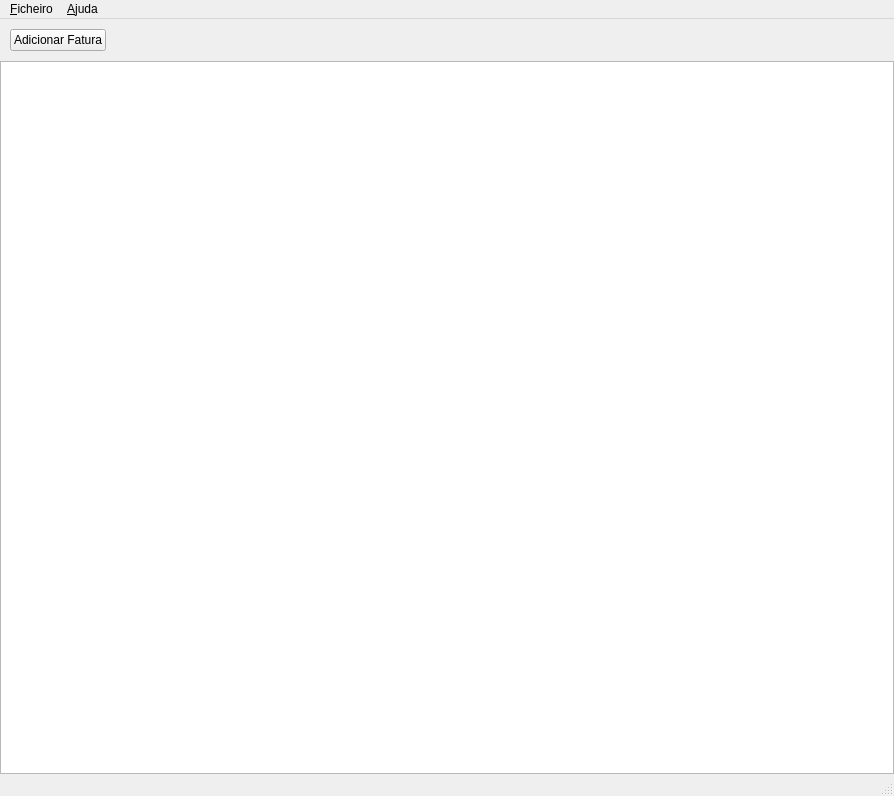
<?xml version="1.0" encoding="UTF-8"?>
<ui version="4.0">
 <class>MainWindow</class>
 <widget class="QMainWindow" name="MainWindow">
  <property name="geometry">
   <rect>
    <x>0</x>
    <y>0</y>
    <width>894</width>
    <height>796</height>
   </rect>
  </property>
  <property name="windowTitle">
   <string>MainWindow</string>
  </property>
  <widget class="QWidget" name="centralwidget">
   <layout class="QGridLayout" name="gridLayout">
    <property name="leftMargin">
     <number>0</number>
    </property>
    <property name="topMargin">
     <number>0</number>
    </property>
    <property name="rightMargin">
     <number>0</number>
    </property>
    <property name="bottomMargin">
     <number>0</number>
    </property>
    <property name="spacing">
     <number>0</number>
    </property>
    <item row="0" column="0">
     <layout class="QHBoxLayout" name="horizontalLayout">
      <property name="spacing">
       <number>6</number>
      </property>
      <property name="leftMargin">
       <number>10</number>
      </property>
      <property name="topMargin">
       <number>10</number>
      </property>
      <property name="bottomMargin">
       <number>10</number>
      </property>
      <item>
       <widget class="QPushButton" name="buttonAddBill">
        <property name="text">
         <string>Adicionar Fatura</string>
        </property>
       </widget>
      </item>
      <item>
       <spacer name="horizontalSpacer">
        <property name="orientation">
         <enum>Qt::Horizontal</enum>
        </property>
        <property name="sizeHint" stdset="0">
         <size>
          <width>40</width>
          <height>20</height>
         </size>
        </property>
       </spacer>
      </item>
     </layout>
    </item>
    <item row="1" column="0">
     <widget class="QListView" name="listView"/>
    </item>
   </layout>
  </widget>
  <widget class="QMenuBar" name="menubar">
   <property name="geometry">
    <rect>
     <x>0</x>
     <y>0</y>
     <width>894</width>
     <height>19</height>
    </rect>
   </property>
   <widget class="QMenu" name="menuAbout">
    <property name="title">
     <string>&amp;Ajuda</string>
    </property>
    <addaction name="action_info"/>
   </widget>
   <widget class="QMenu" name="menuFile">
    <property name="title">
     <string>&amp;Ficheiro</string>
    </property>
    <addaction name="action_save"/>
    <addaction name="action_load"/>
    <addaction name="action_exit"/>
   </widget>
   <addaction name="menuFile"/>
   <addaction name="menuAbout"/>
  </widget>
  <widget class="QStatusBar" name="statusbar"/>
  <action name="actionLoadMonth">
   <property name="enabled">
    <bool>true</bool>
   </property>
   <property name="text">
    <string>Carregar</string>
   </property>
   <property name="toolTip">
    <string>Carregar  apartir do ficheiro csv</string>
   </property>
   <property name="shortcut">
    <string>Shift+C</string>
   </property>
  </action>
  <action name="actionSaveMonth">
   <property name="enabled">
    <bool>true</bool>
   </property>
   <property name="text">
    <string>Guardar</string>
   </property>
   <property name="toolTip">
    <string>Guardar em ficheiro csv</string>
   </property>
   <property name="shortcut">
    <string>Ctrl+S</string>
   </property>
  </action>
  <action name="action_info">
   <property name="text">
    <string>&amp;Info</string>
   </property>
  </action>
  <action name="action_save">
   <property name="text">
    <string>&amp;Guardar</string>
   </property>
  </action>
  <action name="action_load">
   <property name="text">
    <string>&amp;Carregar</string>
   </property>
  </action>
  <action name="action_exit">
   <property name="text">
    <string>&amp;Sair</string>
   </property>
  </action>
 </widget>
 <resources/>
 <connections/>
</ui>
